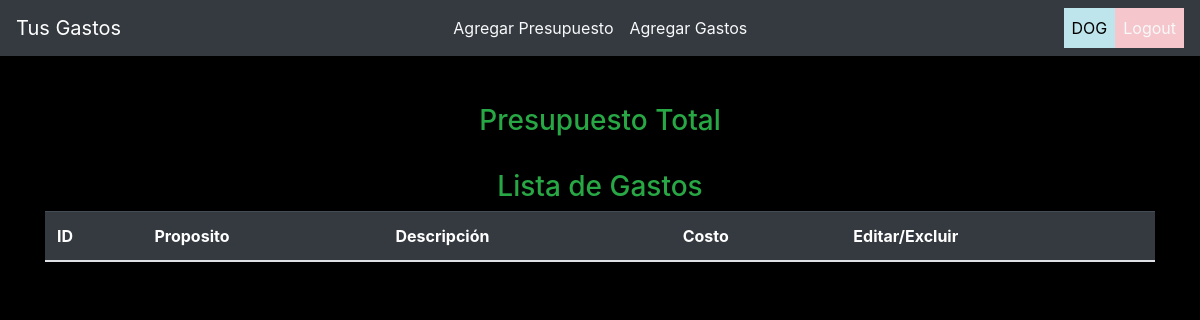
The page / (signed in) on the database as committed earlier.
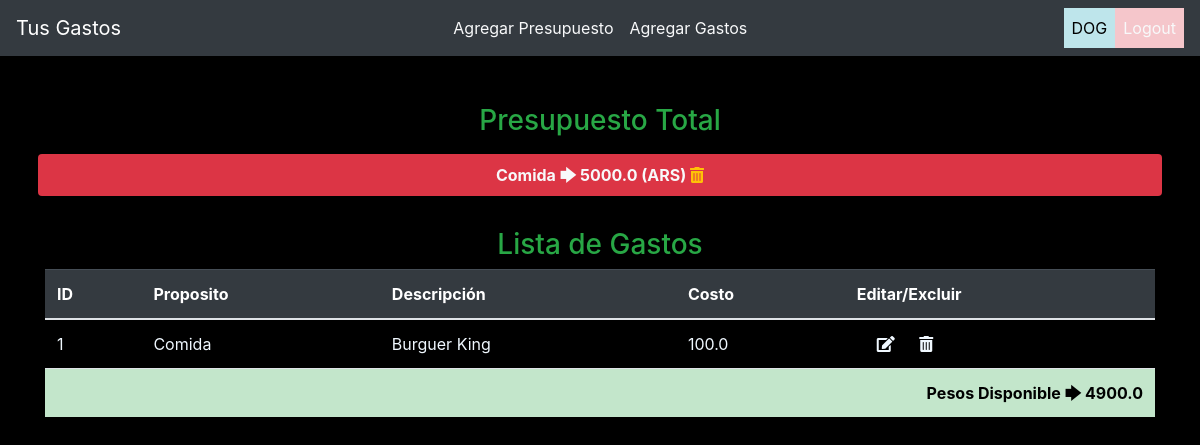
The same page on the database as committed later.
### ManagerGasto/models.py (models this page shows, shortened)
class Activo(models.Model):
    user = models.ForeignKey(User,on_delete=models.CASCADE,default=1)
    proposito = models.CharField(max_length=100)
    importe_Total = models.DecimalField(max_digits=100000,decimal_places=1)
    fecha = models.DateTimeField(auto_now_add=True)

class Costo(models.Model):
    user = models.ForeignKey(User,on_delete=models.CASCADE,default=1)
    activo = models.ForeignKey(Activo,on_delete=models.CASCADE)
    descripcion = models.CharField(max_length=100)
    importe = models.DecimalField(max_digits=100000,decimal_places=1)
    fecha = models.DateTimeField(auto_now_add=True)

### ManagerGasto/views.py (the view)
# urls.py: path('',Home.as_view(),name='home'),
class Home(LoginRequiredMixin,View):
    login_url = '/login/'
    def get(self,request):
        context = {}
        costobj = Costo.objects.filter(user=request.user).order_by('activo')
        activoObj = Activo.objects.filter(user=request.user).order_by('proposito')
        context['costs'] = costobj
        context['activos'] = activoObj
        asub = {}
        for costs in costobj:
            sub = costs.importe
            print('All Activo Data')
            print(costs.activo.id,end=' ')
            print(costs.activo.proposito,end=' ')
            print(costs.activo.importe_Total,end=' ')
            print(costs.activo.fecha)
            print('All Costo Data')
            print(costs.id,end=' ')
            print(costs.descripcion,end=' ')
            print(costs.importe)
            print('===================')
            if costs.activo.id in asub.keys():
                asub[costs.activo.id] = asub[costs.activo.id]-costs.importe
            else:
                asub[costs.activo.id] = costs.activo.importe_Total
                asub[costs.activo.id] = asub[costs.activo.id]-costs.importe
            print('Now avialable',asub[costs.activo.id])
        print('After Substration:',asub)
        context['ailables'] = asub
        fines = {}
        for activoObjs in activoObj:
            fines[activoObjs.proposito] = activoObjs. importe_Total
        print("My activoObj:",fines)
        context['fines'] = fines
        return render(request,'index.html',context)

### templates/index.html (shortened to what this page needs)
{% extends 'base.html' %}
{% block content %}
  <div class="container">
      <h3 class="text-center text-success">Presupuesto Total</h3>
      <div class="row">
        {% for activo in activos %}
        <a class="btn col bg-danger m-2 p-2 text-light font-weight-bold" href="{% url 'deleteActivo' activo.id %}">{{ activo.proposito}} 🡆 {{ activo.importe_Total}} (ARS) <i class='fas fa-trash-alt text-warning'></i></a>
        {% endfor %}
      </div>
    </div>
  <div class="container">
    <h3 class="text-center text-success mt-4">Lista de Gastos</h3>
    <table class="table">
        <thead class=" table-dark">
            <tr>
                <th>ID</th>
                <th>Proposito</th>
                <th>Descripción</th>
                <th>Costo</th>
                <th>Editar/Excluir</th>
            </tr>
        </thead>
        <tbody>
            {% for key,value in ailables.items %}
                {% for cost in costs %}
                    {% if cost.activo.id == key %}
                        <tr>
                            <td scope="row">{{forloop.counter}}</td>
                            <td scope="row">{{cost.activo.proposito}}</td>
                            <td scope="row">{{cost.descripcion}}</td>
                            <td scope="row">{{cost.importe}}</td>
                            <td scope="row">
                                <a class="btnI" href="{% url 'editarGasto' cost.id %}"><i class='fas fa-edit'></i></a>
                                <a class="btnI" href="{% url 'deletecost' cost.id %}"><i class='fas fa-trash-alt'></i></a>
                            </td>
                        </tr>
                        {% endif %}
                {% endfor %}
                    <tr>
                        <td class="text-right table-success  font-weight-bold tdColor" scope="row" colspan="5" >{{ proposito }}  Pesos Disponible 🡆 {{value}}</td>
                    </tr>
            {% endfor %}
        </tbody>
    </table>
  </div>
{% endblock %}

### templates/base.html (shortened to what this page needs)
<!DOCTYPE html>
<html lang="en">
  {% load static %}
  <head>
    <link rel="stylesheet"  href="{% static 'css/style.css' %}">
    <link rel="stylesheet" href="https://stackpath.bootstrapcdn.com/bootstrap/4.3.1/css/bootstrap.min.css">
    <link rel="stylesheet" href="https://cdnjs.cloudflare.com/ajax/libs/font-awesome/5.15.1/css/all.min.css" />
  </head>
  <body class="bodyC">
    {% include 'navbar.html' %}
    {% block content %}
    {% endblock %}
  </body>
</html>

### templates/navbar.html (shortened to what this page needs)
<nav class="navbar navbar-expand-sm navbar-dark bg-dark mb-5">
  <a class="navbar-brand" href="{% url 'home' %}">Tus Gastos</a>
  <div class="collapse navbar-collapse" id="collapsibleNavId">
    <ul class="navbar-nav justify-content-center flex-grow-1 pe-3">
      {% if request.user.is_authenticated %}
      <li class="nav-item">
        <a class="nav-link text-light" href="{% url 'agregarPresupuesto' %}"
          >Agregar Presupuesto</a
        >
      </li>
      <li class="nav-item">
        <a class="nav-link text-light" href="{% url 'agregarGastos' %}"
          >Agregar Gastos</a
        >
      </li>
      {% endif %}
    </ul>
    <ul class="navbar-nav justify-content-center flex-grow pe-3">
      {% if request.user.is_authenticated %}
      <li class="nav-item active list-group-item-info">
        <a style="color: black"  class="nav-link" href="{% url 'home' %}"
          >{{ user.username | upper}} <span class="sr-only">(current)</span></a
        >
      </li>
      <li  class="nav-item list-group-item-danger ">
        <a class="nav-link text-light" href="{% url 'logout' %}">Logout</a>
      </li>
      {% endif %}
    </ul>
  </div>
</nav>

### ManagerGasto/static/css/style.css (style rules this page uses)
.bodyC { background-color: black; }
p, h1, h2, h3, h4, h5, li, td { color: aliceblue; }
.btnI { color: aliceblue; margin-left: 20px; }
.tdColor { color: #000; }

Rows that differ between the two databases and show on the page:
added Activo: proposito "Comida", importe_Total "5000.0"
added Costo: activo.proposito "Comida", descripcion "Burguer King", importe "100.0"
Other text that changed with them:
new list line: "Pesos Disponible 🡆 4900.0"
